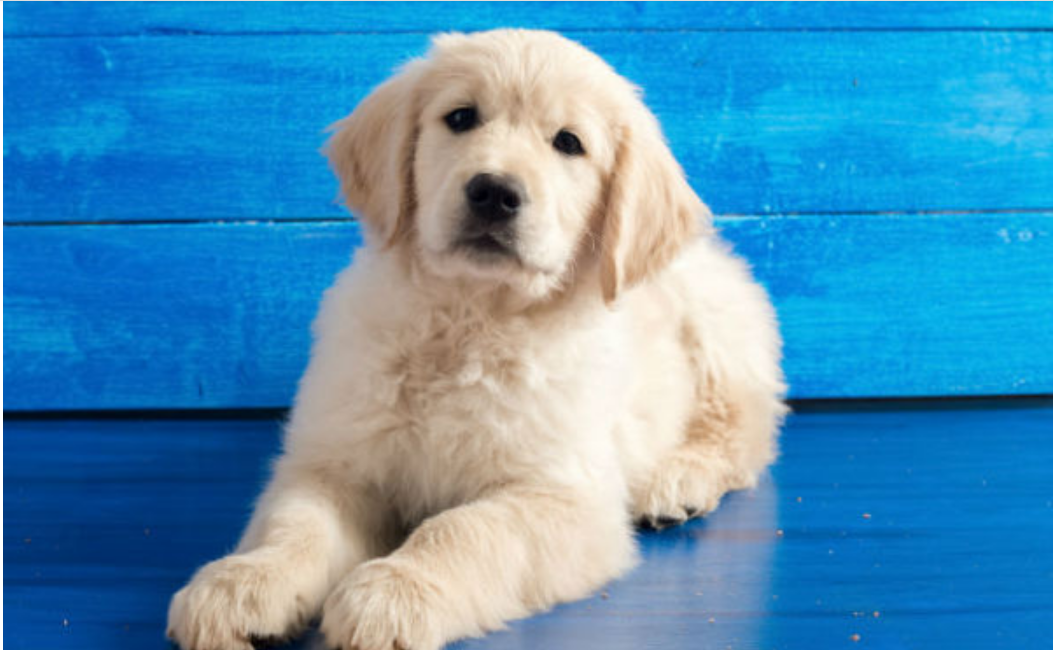
%> input picture Random experiments/pic.PNG, 1054 x 650 px
$ octave piceigs.m   (GNU Octave 9; MATLAB toolbox functions it lacks are replaced by stand-ins)
%> lines starting %> are read from the running program, lines starting %| are printed output that depends on the picture
clear all, close all, clc

A = imread('pic.png');
%> A is the input picture: size 650x1054x3 uint8; mean R, G, B 79.6, 146.6, 185.1
X = double(rgb2gray(A));
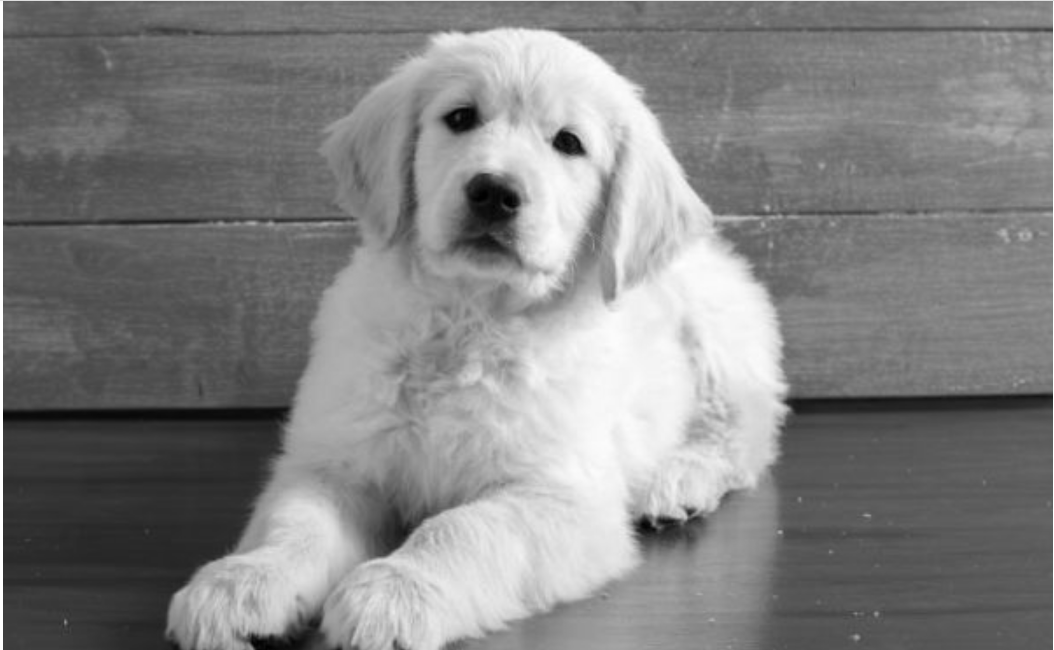
%> X: size 650x1054 double; min 1, max 255, mean 130.9
nx = size(X,1); ny = size(X,2);
%> after `nx = size(X,1)`: nx = 650
%> after `ny = size(X,2)`: ny = 1054

subplot(2,2,1)
imagesc(X), axis off
colormap(gray)
title('Original');
axis equal


set(gcf,'Position', [2000 300 1000 1000])

[U, S, V] = svd(X,'econ');

plotind = 2;
for r=[5 20 100];
    Xapprox = U(:,1:r)*S(1:r,1:r)*V(:,1:r)';
    subplot(2,2,plotind),plotind = plotind + 1;
    imagesc(Xapprox), axis off, colormap(gray);
    title(['r=',num2str(r,'%d'),', ',num2str(100*r*(nx+ny)/(nx*ny),'%2.2f'),'% storage'])
    axis equal
end
%> after the loop, plotind = 5
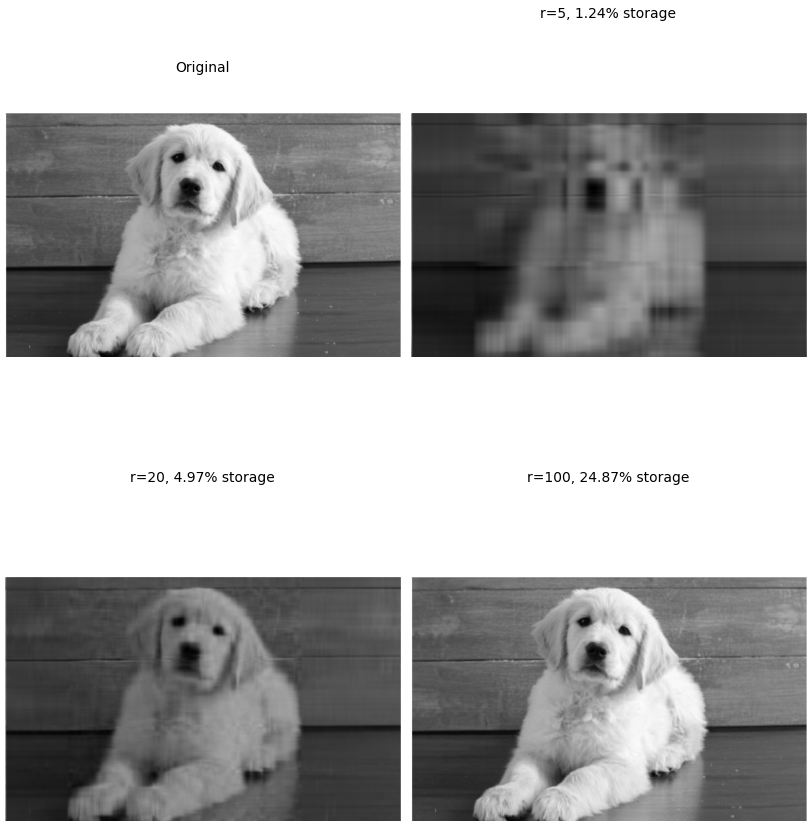
%> figure redrawn from the program's plot data, 4 panels

%%
figure, subplot(1,2,1)
semilogy(diag(S),'k','Linewidth',2), grid on
xlabel('r')
ylabel('Singular vslue, \sigma_r')
xlim([-50 1550])
set(gca, 'FontSize',14)
subplot(1,2,2)
plot(cumsum(diag(S))/sum(diag(S)),'k','LineWidth',2), grid on
xlabel('r')
ylabel('Cumulative Energy')
xlim([-50 1550]); ylim([0 1.1])
set(gca, 'FontSize',14)
set(gcf,'Position',[1400 100 3*550 3*240])
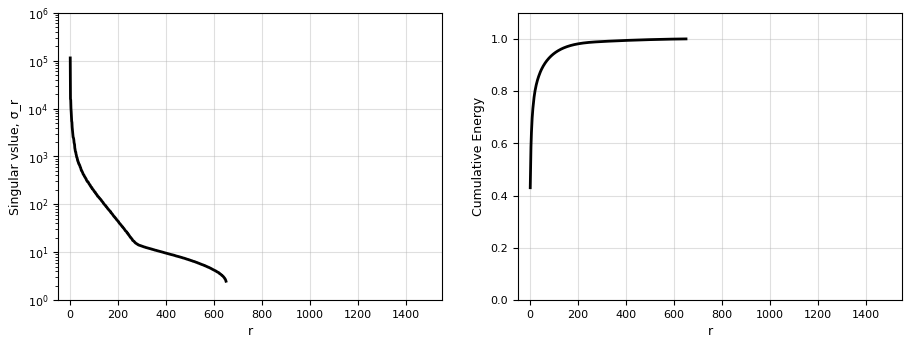
%> figure redrawn from the program's plot data, 2 panels; panel 1: curve peaks at x = 1, y = 114052.9; panel 2: curve peaks at x = 650, y = 1
